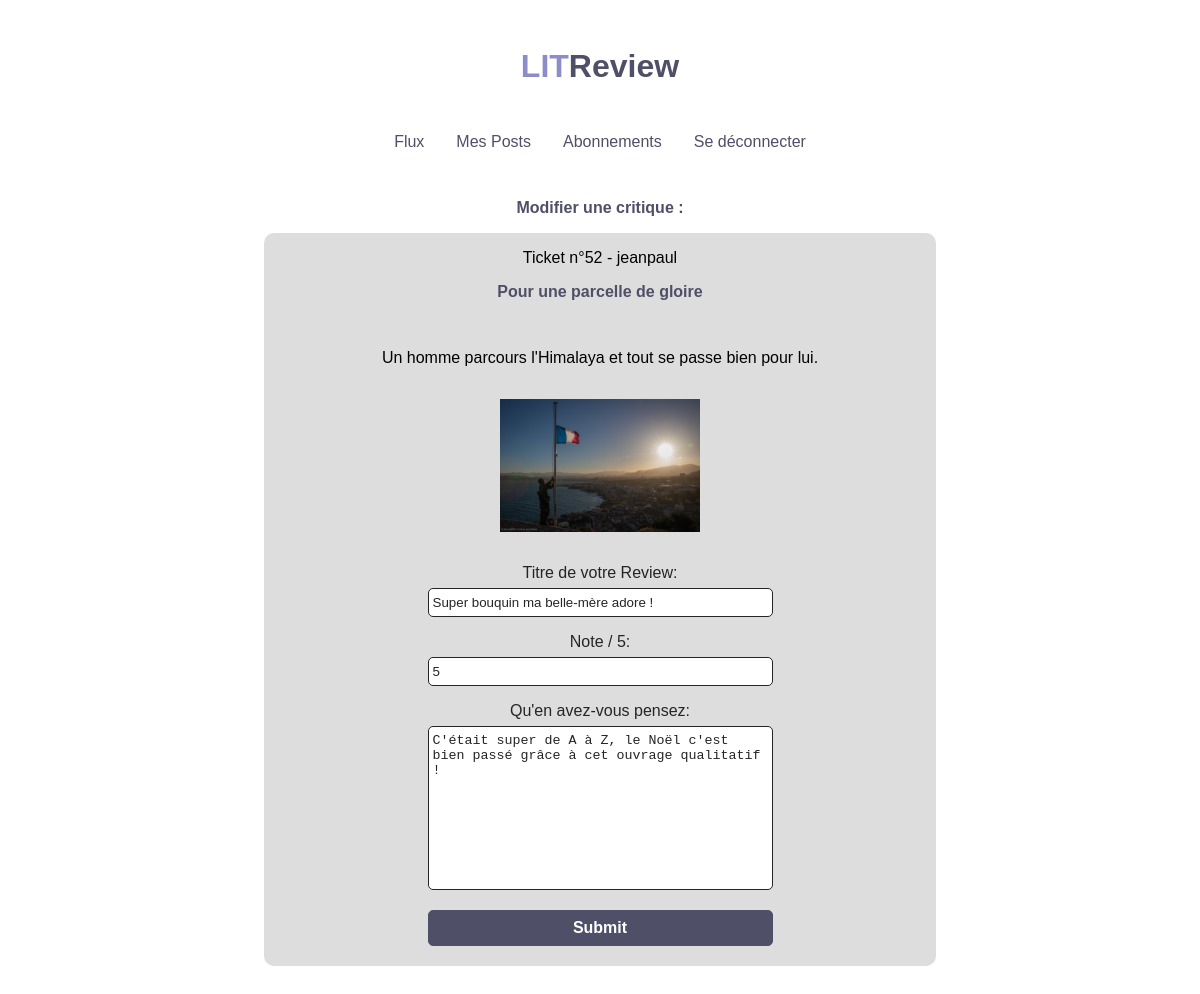
Screenshot of /posts/write/52/ (signed in) with the database file from the repository.
### posts/models.py (models this page shows)
class Ticket(models.Model):
    title = models.CharField(max_length=128)
    description = models.TextField(max_length=2048, blank=True)
    user = models.ForeignKey(
        settings.AUTH_USER_MODEL,
        on_delete=models.CASCADE)
    image = models.ImageField(null=True, blank=True)
    time_created = models.DateTimeField(auto_now_add=True)

class Review(models.Model):
    ticket = 0
    rating = PositiveSmallIntegerField(
        max_length=1024, validators=[validators.MinValueValidator(0),
                                     validators.MaxValueValidator(5)])
    user = models.ForeignKey(
        settings.AUTH_USER_MODEL,
        on_delete=models.CASCADE)
    headline = models.CharField(max_length=128)
    body = models.TextField(max_length=8192, blank=True)
    time_created = models.DateTimeField(auto_now_add=True)
    ticket = models.ForeignKey(
        Ticket,
        on_delete=models.CASCADE, default=0)

### user_login/models.py (models this page shows)
class User(AbstractUser):
    CREATOR = "CREATOR"
    SUBSCRIBER = "SUBSCRIBER"
    ROLE_CHOICES = (
        (CREATOR, 'CREATOR'),
        (SUBSCRIBER, 'Subscriber'),
    )
    avatar = models.ImageField()
    role = models.CharField(max_length=30, choices=ROLE_CHOICES)

### posts/views.py (the view, shortened to what this page needs)
# urls.py: path('write/', write_review, name="write_review"),
@login_required
def write_review(request, id_article):
    instance_ticket = Ticket.objects.get(
        pk=id_article)
    try:
        id_review = Review.objects.get(ticket_id=id_article)
    except Review.DoesNotExist:
        id_review = None
    if request.method == "GET":
        if id_review is None:
            message = "Ajouter"
        else:
            message = "Modifier"
        form = ReviewForm(instance=id_review)
        ticket = instance_ticket
        return render(request, "review/review.html", locals())

### posts/forms.py
class ReviewForm(ModelForm):
    class Meta:
        model = Review
        fields = ["headline", "rating", "body"]
        labels = {
            'headline': ("Titre de votre Review"),
            'rating': ("Note / 5"),
            'body': ("Qu'en avez-vous pensez"),
        }

### posts/templates/review/review.html (shortened to what this page needs)
{% extends 'navbar.html' %}
{% block content %}
<div class="container">
<h4>{{ message }} une critique :</h4>
<div  class="Ticket">
          Ticket n°{{ticket.id}} - {{ticket.user}}
            <h4> {{ticket.title}} </h4>
        <p>
            {{ticket.description}}
        </p>
             {% if ticket.image.url is not none%}
        <img class = "ticket-img" src="{{ ticket.image.url }}"/>
        {% else %}
        <img class = "ticket-img" src="/images/litreview_defaultimage.png"/>
        {% endif %}
          <form method="POST" action="{% url 'write_review' id_article=ticket.id %}">
    {{ form }}
    <input class="btn" type="submit">
    </form>
  </div>
{% endblock %}

### templates/navbar.html (shortened to what this page needs)
{% load static %}
<link rel="stylesheet" type="text/css" href="{% static 'css/style.css' %}" />
<!DOCTYPE html>
<html lang="en">
  <head>
  </head>
  <body>
    <div class="header">
      <h1 class="logo">LIT<span>Review</span></h1>
      {% if user.is_authenticated %}
      <ul class="navbar">
        <li><a class="pretty-a" href="/flux">Flux</a></li>
        <li><a class="pretty-a" href="/posts/my_posts/">Mes Posts</a></li>
        <li><a class="pretty-a" href="/abonnement/">Abonnements</a></li>
        <li><a class="pretty-a" href="{% url 'logout' %}">Se déconnecter</a></li>
      </ul>
      {% endif %}
    </div>
    <div id="content" , name="content" , class="main">
      {% block content %} {% endblock %}
    </div>
  </body>
</html>

### static/css/style.css (style rules this page uses)
:root { --main-text-color: rgb(37, 37, 37); --main-purple: rgb(79, 79, 103.5); --light-purple: rgb(140, 140, 200.5); --light-grey: rgb(221, 221, 221); }
body { font-family: helvetica; font-size: 1rem; display: flex; align-items: center; flex-direction: column; justify-content: center; }
img { max-width: 200px; }
ul { list-style: none; }
p { margin: 1rem 0; }
a { text-decoration: none; }
h4 { margin: 1rem 0; color: var(--main-purple) }
form label { display: block; margin-bottom: 0.33rem; color: var(--main-text-color); }
form input, form textarea { resize: none; color: var(--main-text-color); outline: none; padding: 0.4rem 0.25rem; border: 1px solid var(--main-text-color); border-radius: 5px; margin-bottom: 1rem; width: 100%; }
.btn { padding: 0.5rem 1rem; border: 1px solid var(--main-purple); color: white; font-weight: bold; background-color: var(--main-purple); outline: none; border-radius: 5px; cursor: pointer; font-size: 1rem; margin: 0.25rem 0; display: block; text-align: center; }
.container { border-radius: 5px; width: 800px; text-align: center; padding: 0rem 4rem 2rem 4rem; }
.logo { margin-top: 3rem; font-weight: 700; color: var(--light-purple); margin-bottom: 3rem; text-align: center; }
.logo span { color: var(--main-purple); }
.ticket { display: flex; flex-direction: column; align-items: center; background: var(--light-grey); padding: 1rem; margin-bottom: 2rem; border-radius: 10px; }
.ticket p { padding: 1rem; text-align: left; }
.ticket-img { margin-bottom: 2rem; }
.header { display: flex; flex-direction: column; justify-content: center; }
.navbar { display: flex; flex-direction: row; margin-bottom: 2rem; }
.navbar li { margin: 0 1rem; }
.pretty-a { cursor: pointer; }
.pretty-a, .pretty-a:visited { color: var(--main-purple); }

### rows the page displays
Ticket: id "52", user "jeanpaul", title "Pour une parcelle de gloire", description "Un homme parcours l'Himalaya et tout se passe bien pour lui.", image (picture)
Review: headline "Super bouquin ma belle-mère adore !", rating "5", body "C'était super de A à Z, le Noël c'est bien passé grâce à cet ouvrage qualitatif !"

### other values shown
{{ message }} "Modifier"
